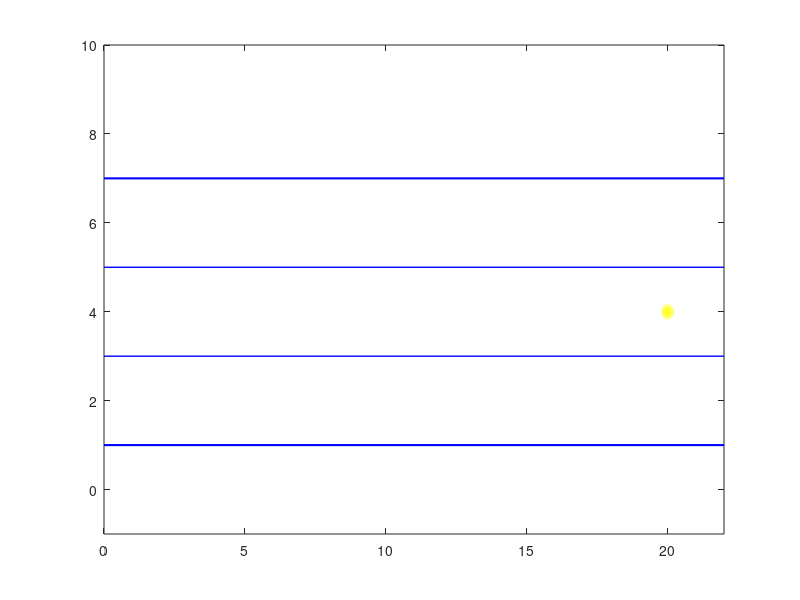

Reproduce this figure in MATLAB. (Note: this script raises an error after producing the figure.)
N = 10;
Nsim=100;
dt=0.2;
ur=[0.2;0];
xr=[20;4;0];

ylimit = [7; 1];
lanes = [6;4;2];
follow_traj = false;
Y_REF = [11, 10.99, 10.96, 10.91, 10.84, 10.76, 10.65, 10.53, 10.39, 10.24, 10.08, 9.91, 9.72, 9.53, 9.34, 9.14, 8.94, 8.74, 8.55, 8.35, 8.17, 7.99, 7.82, 7.67, 7.53, 7.4, 7.29, 7.19, 7.12, 7.06, 7.02, 7.0, 7.0, 7.03, 7.07, 7.13, 7.21, 7.3, 7.42, 7.55, 7.69, 7.85, 8.02, 8.2, 8.39, 8.58, 8.78, 8.98, 9.17, 9.37, 9.57, 9.76, 9.94, 10.11, 10.27, 10.42, 10.55, 10.67, 10.77, 10.85, 10.92, 10.97, 10.99];
X_REF = [0.0, 0.16, 0.32, 0.48, 0.65, 0.81, 0.97, 1.13, 1.29, 1.45, 1.61, 1.77, 1.94, 2.1, 2.26, 2.42, 2.58, 2.74, 2.9, 3.06, 3.23, 3.39, 3.55, 3.71, 3.87, 4.03, 4.19, 4.35, 4.52, 4.68, 4.84, 5.0, 5.16, 5.32, 5.48, 5.65, 5.81, 5.97, 6.13, 6.29, 6.45, 6.61, 6.77, 6.94, 7.1, 7.26, 7.42, 7.58, 7.74, 7.9, 8.06, 8.23, 8.39, 8.55, 8.71, 8.87, 9.03, 9.19, 9.35, 9.52, 9.68, 9.84, 10.0];
THETA_REF=[0.0, -0.07841, -0.156035, -0.2321, -0.3058475, -0.37654, -0.44347, -0.5059675, -0.56341, -0.6152225, -0.66089, -0.6999525, -0.7320225, -0.7567775, -0.77397, -0.78343, -0.7850625, -0.7788525, -0.7648575, -0.7432225, -0.71416, -0.6779625, -0.6349925, -0.585675, -0.5305075, -0.47004, -0.404875, -0.3356625, -0.2631, -0.187905, -0.110835, -0.0326575, 0.0458475, 0.1238925, 0.2007025, 0.275505, 0.347555, 0.4161325, 0.4805525, 0.54017, 0.5943925, 0.6426725, 0.684535, 0.719555, 0.7473875, 0.76775, 0.7804425, 0.7853375, 0.782385, 0.7716175, 0.7531375, 0.7271325, 0.6938625, 0.6536625, 0.6069275, 0.55413, 0.495795, 0.4325075, 0.3648975, 0.2936425, 0.2194525, 0.14307, 0.0652575];

if follow_traj
    x0=[X_REF(1);Y_REF(1);THETA_REF(1)];
else
    x0=[0;6;0];
end
reference_lane = xr(2); % (x0(2) == lanes(1))*x0(2) +(x0(2) == lanes(2))*x0(2) +(x0(2) == lanes(3))*x0(2);
lane_st.lanes = lanes;
lane_st.reference_lane = reference_lane;
lane_st.ylimit = ylimit;
u0=[0.5;0];
lb_x=[-inf ylimit(2)+0.2 -2*pi];
ub_x=[inf ylimit(1)-0.2 2*pi];
lb_u=[0 -3];
ub_u=[2 3];
dv=1;
dw=1;
lb=[-inf -inf -inf lb_x -inf -inf lb_u];
ub=[ inf  inf  inf ub_x  inf  inf ub_u];
time_it = 0;
R_jerk = 3;

%% plot
obstacles = {[15;6;pi], [10;4;pi]}; %, [10;2;0]}; %,   ,[15;4;0]};
obstacles_u = {[-0.5;0], [-0.5;0]}; %, [-0.5;0]}; % ,   ,[0.1;0]};
plot_obstacles = plot(1); textbox=plot(1); plot_obstacles_radius=plot(1); plot_obstacles_safety_radius = plot(1);
r_obs=1;
r_safety_margin = 0.2;

% scatter(xr(1),xr(2),50,'y','LineWidth',5);
if follow_traj
    viscircles([X_REF(end),Y_REF(end)],0.1,'Color','y','Linewidth',5);
else
    viscircles([xr(1),xr(2)],0.1,'Color','y','Linewidth',5);
end
xlim([0,22])
ylim([-1,10])

xlim([0,22])
ylim([-1,10])
hold on
plot([0 22],[ylimit(1) ylimit(1)],'b','linewidth',1.5)
hold on
plot([0 22],[ylimit(end) ylimit(end)],'b','linewidth',1.5)
hold on

for i = 1:length(lane_st.lanes)-1
    plot([0 22],[(ylimit(1)-ylimit(2))*i/3+ylimit(2) (ylimit(1)-ylimit(2))*i/3+ylimit(2)],'b','linewidth',1)
    hold on
end

Vfval=zeros(Nsim,1);
Vfval(1)=inf;
feasible=1;
close_obstacles=obstacles;
close_obstacles_u=obstacles_u;
[u,x,u_tilde,x_tilde,lb,ub,Z0,MQ,MR,Mxr,Mur,Mu1_delta,Mu2_delta,MR_jerk]=setup(x0,u0,xr,ur,ub,lb,Nsim,N,R_jerk);